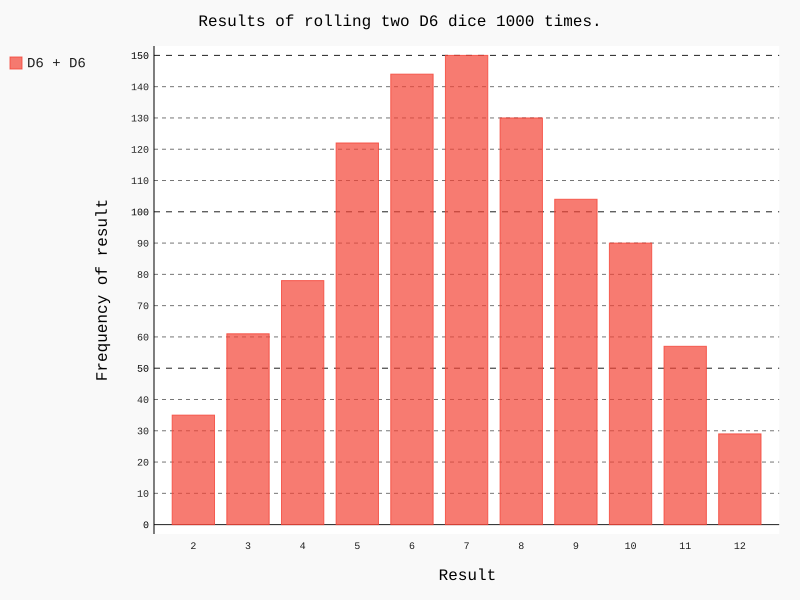

This chart was generated by the following Python code:
from die import Die 
import pygal

# Initialize D6 die.
die1 = Die()
die2 = Die()

# Create rolls and store in a list
results = []
for roll_num in range(1000):
    result = die1.roll() + die2.roll()
    results.append(result)

# Analyze results.
frequencies = []
max_result = die1.num_sides + die2.num_sides
for value in range(2, max_result+1):
    frequency = results.count(value)
    frequencies.append(frequency)

# Visualize the results.
hist = pygal.Bar()

hist.title = "Results of rolling two D6 dice 1000 times."
hist.x_labels = ['2', '3', '4', '5', '6', '7', '8', '9', '10', '11', '12']
hist.x_title = "Result"
hist.y_title = "Frequency of result"

# Pass label and list of values to graph.
hist.add('D6 + D6', frequencies)
# renders to SVG, so pass .svg file extension.
hist.render_to_file('dice_visual.svg')
